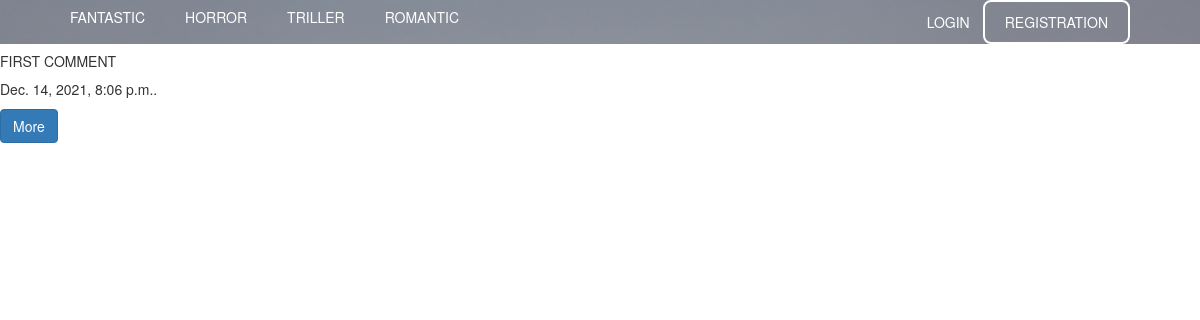
The page /user/1 on the database as committed earlier.
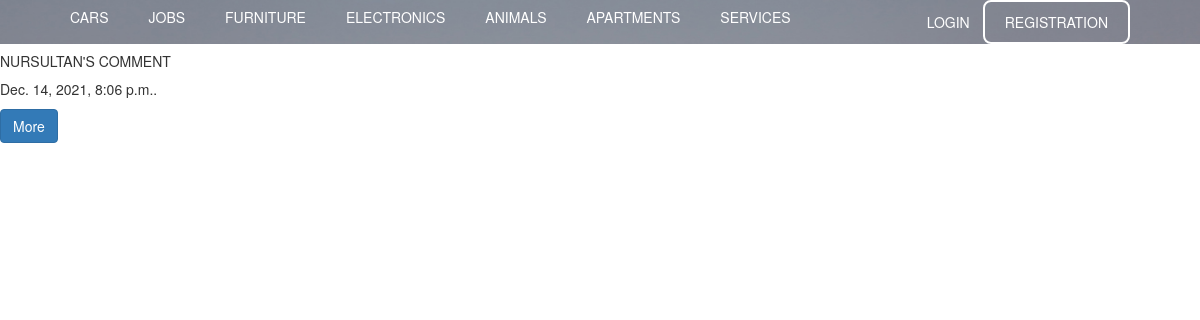
The same page on the database as committed later.
### blog/models.py (models this page shows, shortened)
class Category(models.Model):
    title = models.CharField(max_length=255, verbose_name='Title')

class Comment(models.Model):
    comments = models.TextField(max_length=300, verbose_name='Comments', blank=True)
    created_at = models.DateTimeField(auto_now_add=True, null=True)
    users = models.ForeignKey(to=User, on_delete=models.CASCADE, related_name='Users', null=True)

### blog/views.py (the view)
# urls.py: path('user/<int:pk>', user, name='user'),
def user(request, pk):
    categories = Category.objects.all()
    authors = Author.objects.all()
    users = User.objects.all()
    user_list = []
    for i in users:
        comment = Comment.objects.filter(users_id=i.id)
        if comment:
            user_list.append(i.id)
    us = users.filter(id__in=user_list)
    comments = Comment.objects.filter(users_id=pk)
    params = {'comments': comments}
    return render(request, 'user.html', locals())

### templates/user.html
{% extends 'base.html' %}
{% block content %}
<div class="card" style="width: 18rem;">
    <div class="card-body">
        {% for i in comments %}
            <h5 class="card-title">{{ i.comments }}</h5>
            <p class="card-text">{{ i.created_at }}.</p>
            <a href="#" class="btn btn-primary">More</a>
        {% endfor %}
    </div>
</div>
{% endblock %}

### templates/base.html (shortened to what this page needs)
<!DOCTYPE html>
<html lang="en">
<head>
    <link rel="stylesheet" href="../static/css/main.css">
    <link href="//maxcdn.bootstrapcdn.com/bootstrap/3.3.0/css/bootstrap.min.css" rel="stylesheet" id="bootstrap-css">
    <link rel="stylesheet" href="../static/css/autho.css">
    <link rel="stylesheet" href="//maxcdn.bootstrapcdn.com/font-awesome/4.3.0/css/font-awesome.min.css">
</head>
<body>
<header id="header" class="header">
    <div class="container">
        <div class="nav">
            <ul class="menu">
                {% for i in categories %}
                    <li class="nav">
                        <a href="{% url 'category' pk=i.id %}">
                            {{ i.title }}
                        </a>
                    </li>
                {% endfor %}
            </ul>
            <div class="authorization">
                <button type=button class="btn">
                    <a href="{% url 'login' %}" class="login">
                        Login
                    </a>
                </button>
                <button type=button class="btn-pass">
                    <a href="{% url 'registration' %}" class="password">
                        Registration
                    </a>
                </button>
            </div>
        </div>
    </div>
</header>
{% block content %}
{% endblock %}
</body>
</html>

Rows that differ between the two databases and show on the page:
removed Category: title "FANTASTIC"
removed Category: title "HORROR"
removed Category: title "TRILLER"
removed Category: title "ROMANTIC"
added Category: title "CARS"
added Category: title "JOBS"
added Category: title "FURNITURE"
added Category: title "ELECTRONICS"
added Category: title "ANIMALS"
added Category: title "APARTMENTS"
added Category: title "SERVICES"
changed Comment: comments "FIRST COMMENT" → "NURSULTAN'S COMMENT"
